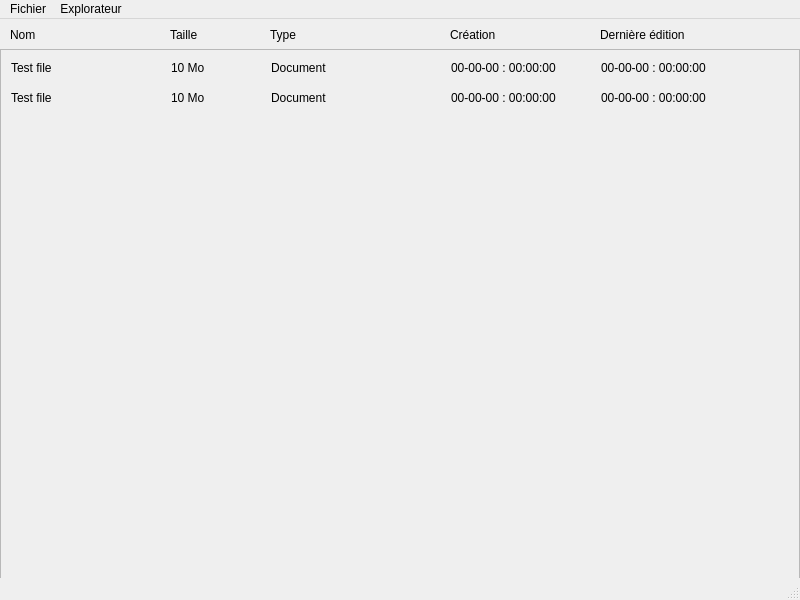
<?xml version="1.0" encoding="UTF-8"?>
<ui version="4.0">
 <class>MainWindow</class>
 <widget class="QMainWindow" name="MainWindow">
  <property name="geometry">
   <rect>
    <x>0</x>
    <y>0</y>
    <width>800</width>
    <height>600</height>
   </rect>
  </property>
  <property name="sizePolicy">
   <sizepolicy hsizetype="Fixed" vsizetype="Fixed">
    <horstretch>0</horstretch>
    <verstretch>0</verstretch>
   </sizepolicy>
  </property>
  <property name="minimumSize">
   <size>
    <width>800</width>
    <height>600</height>
   </size>
  </property>
  <property name="maximumSize">
   <size>
    <width>800</width>
    <height>600</height>
   </size>
  </property>
  <property name="windowTitle">
   <string>Explorateur de fichier</string>
  </property>
  <widget class="QWidget" name="centralwidget">
   <widget class="QScrollArea" name="scrollArea">
    <property name="enabled">
     <bool>true</bool>
    </property>
    <property name="geometry">
     <rect>
      <x>0</x>
      <y>30</y>
      <width>800</width>
      <height>600</height>
     </rect>
    </property>
    <property name="minimumSize">
     <size>
      <width>800</width>
      <height>600</height>
     </size>
    </property>
    <property name="maximumSize">
     <size>
      <width>800</width>
      <height>600</height>
     </size>
    </property>
    <property name="widgetResizable">
     <bool>false</bool>
    </property>
    <widget class="QWidget" name="scrollAreaWidgetContents">
     <property name="geometry">
      <rect>
       <x>0</x>
       <y>0</y>
       <width>798</width>
       <height>548</height>
      </rect>
     </property>
     <widget class="QWidget" name="widget" native="true">
      <property name="geometry">
       <rect>
        <x>0</x>
        <y>0</y>
        <width>800</width>
        <height>30</height>
       </rect>
      </property>
      <property name="cursor">
       <cursorShape>PointingHandCursor</cursorShape>
      </property>
      <widget class="QLabel" name="label_6">
       <property name="geometry">
        <rect>
         <x>10</x>
         <y>10</y>
         <width>150</width>
         <height>15</height>
        </rect>
       </property>
       <property name="frameShape">
        <enum>QFrame::NoFrame</enum>
       </property>
       <property name="text">
        <string>Test file</string>
       </property>
      </widget>
      <widget class="QLabel" name="label_7">
       <property name="geometry">
        <rect>
         <x>170</x>
         <y>10</y>
         <width>60</width>
         <height>15</height>
        </rect>
       </property>
       <property name="text">
        <string>10 Mo</string>
       </property>
      </widget>
      <widget class="QLabel" name="label_8">
       <property name="geometry">
        <rect>
         <x>270</x>
         <y>10</y>
         <width>150</width>
         <height>15</height>
        </rect>
       </property>
       <property name="text">
        <string>Document</string>
       </property>
      </widget>
      <widget class="QLabel" name="label_9">
       <property name="geometry">
        <rect>
         <x>450</x>
         <y>10</y>
         <width>140</width>
         <height>16</height>
        </rect>
       </property>
       <property name="text">
        <string>00-00-00 : 00:00:00</string>
       </property>
      </widget>
      <widget class="QLabel" name="label_10">
       <property name="geometry">
        <rect>
         <x>600</x>
         <y>10</y>
         <width>140</width>
         <height>16</height>
        </rect>
       </property>
       <property name="text">
        <string>00-00-00 : 00:00:00</string>
       </property>
      </widget>
     </widget>
     <widget class="QWidget" name="widget_2" native="true">
      <property name="geometry">
       <rect>
        <x>0</x>
        <y>30</y>
        <width>800</width>
        <height>30</height>
       </rect>
      </property>
      <property name="cursor">
       <cursorShape>PointingHandCursor</cursorShape>
      </property>
      <widget class="QLabel" name="label_21">
       <property name="geometry">
        <rect>
         <x>10</x>
         <y>10</y>
         <width>150</width>
         <height>15</height>
        </rect>
       </property>
       <property name="frameShape">
        <enum>QFrame::NoFrame</enum>
       </property>
       <property name="text">
        <string>Test file</string>
       </property>
      </widget>
      <widget class="QLabel" name="label_22">
       <property name="geometry">
        <rect>
         <x>170</x>
         <y>10</y>
         <width>60</width>
         <height>15</height>
        </rect>
       </property>
       <property name="text">
        <string>10 Mo</string>
       </property>
      </widget>
      <widget class="QLabel" name="label_23">
       <property name="geometry">
        <rect>
         <x>270</x>
         <y>10</y>
         <width>150</width>
         <height>15</height>
        </rect>
       </property>
       <property name="text">
        <string>Document</string>
       </property>
      </widget>
      <widget class="QLabel" name="label_24">
       <property name="geometry">
        <rect>
         <x>450</x>
         <y>10</y>
         <width>140</width>
         <height>16</height>
        </rect>
       </property>
       <property name="text">
        <string>00-00-00 : 00:00:00</string>
       </property>
      </widget>
      <widget class="QLabel" name="label_25">
       <property name="geometry">
        <rect>
         <x>600</x>
         <y>10</y>
         <width>140</width>
         <height>16</height>
        </rect>
       </property>
       <property name="text">
        <string>00-00-00 : 00:00:00</string>
       </property>
      </widget>
     </widget>
    </widget>
   </widget>
   <widget class="QLabel" name="label">
    <property name="geometry">
     <rect>
      <x>10</x>
      <y>0</y>
      <width>111</width>
      <height>31</height>
     </rect>
    </property>
    <property name="text">
     <string>Nom</string>
    </property>
   </widget>
   <widget class="QLabel" name="label_2">
    <property name="geometry">
     <rect>
      <x>450</x>
      <y>0</y>
      <width>111</width>
      <height>31</height>
     </rect>
    </property>
    <property name="text">
     <string>Création</string>
    </property>
   </widget>
   <widget class="QLabel" name="label_3">
    <property name="geometry">
     <rect>
      <x>170</x>
      <y>0</y>
      <width>111</width>
      <height>31</height>
     </rect>
    </property>
    <property name="text">
     <string>Taille</string>
    </property>
   </widget>
   <widget class="QLabel" name="label_4">
    <property name="geometry">
     <rect>
      <x>270</x>
      <y>0</y>
      <width>111</width>
      <height>31</height>
     </rect>
    </property>
    <property name="text">
     <string>Type</string>
    </property>
   </widget>
   <widget class="QLabel" name="label_5">
    <property name="geometry">
     <rect>
      <x>600</x>
      <y>0</y>
      <width>111</width>
      <height>31</height>
     </rect>
    </property>
    <property name="text">
     <string>Dernière édition</string>
    </property>
   </widget>
  </widget>
  <widget class="QMenuBar" name="menubar">
   <property name="geometry">
    <rect>
     <x>0</x>
     <y>0</y>
     <width>800</width>
     <height>20</height>
    </rect>
   </property>
   <widget class="QMenu" name="menuFichier">
    <property name="title">
     <string>Fichier</string>
    </property>
    <addaction name="actionRenommer"/>
    <addaction name="actionOuvrir"/>
    <addaction name="actionSupprimer"/>
   </widget>
   <widget class="QMenu" name="menuExplorateur">
    <property name="title">
     <string>Explorateur</string>
    </property>
    <addaction name="actionQuitter"/>
   </widget>
   <addaction name="menuFichier"/>
   <addaction name="menuExplorateur"/>
  </widget>
  <widget class="QStatusBar" name="statusbar"/>
  <action name="actionRenommer">
   <property name="text">
    <string>Renommer</string>
   </property>
  </action>
  <action name="actionOuvrir">
   <property name="text">
    <string>Ouvrir</string>
   </property>
  </action>
  <action name="actionSupprimer">
   <property name="text">
    <string>Supprimer</string>
   </property>
  </action>
  <action name="actionQuitter">
   <property name="text">
    <string>Quitter</string>
   </property>
  </action>
 </widget>
 <resources/>
 <connections/>
</ui>
